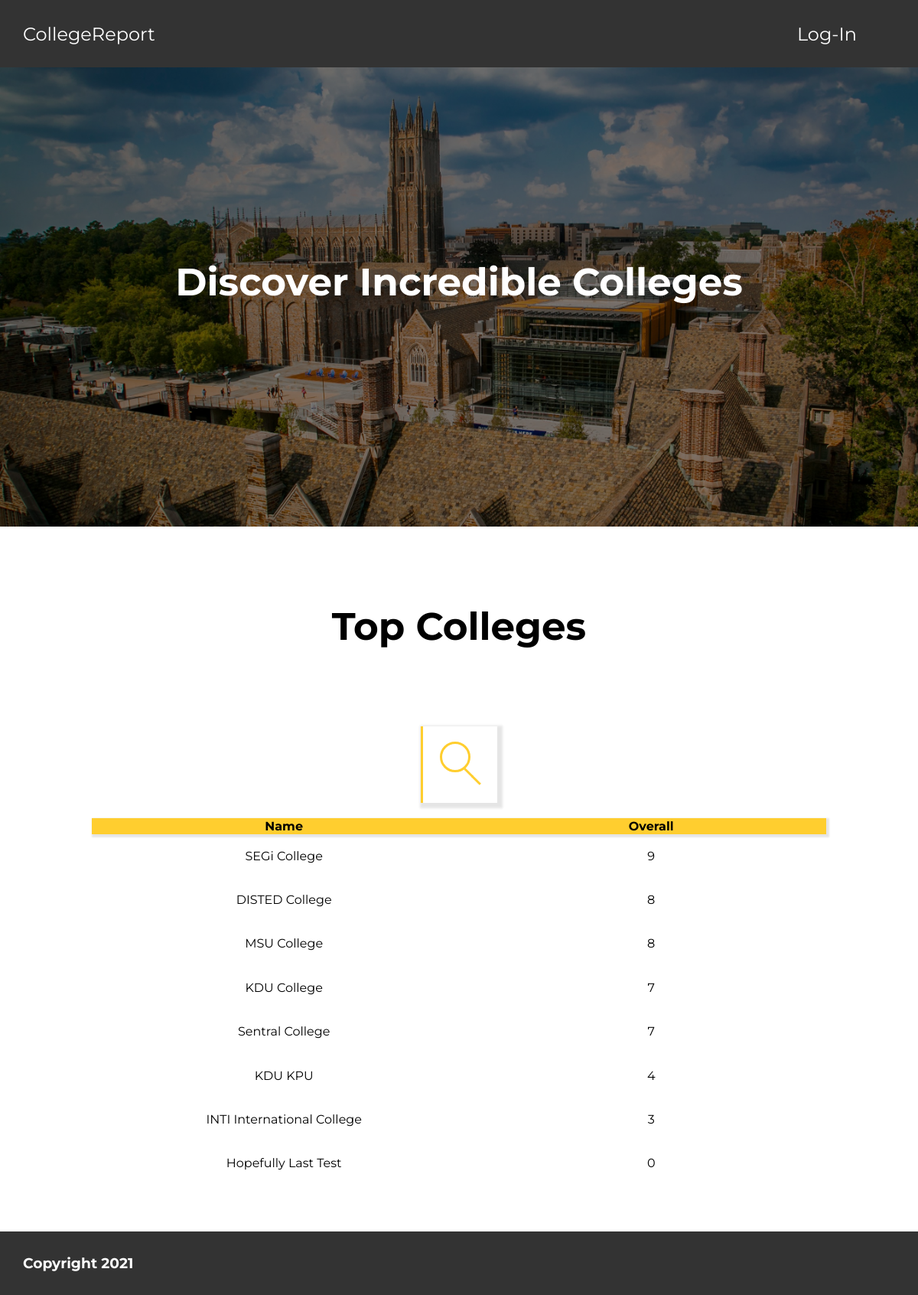
Page /php/main.php on the earlier database version.
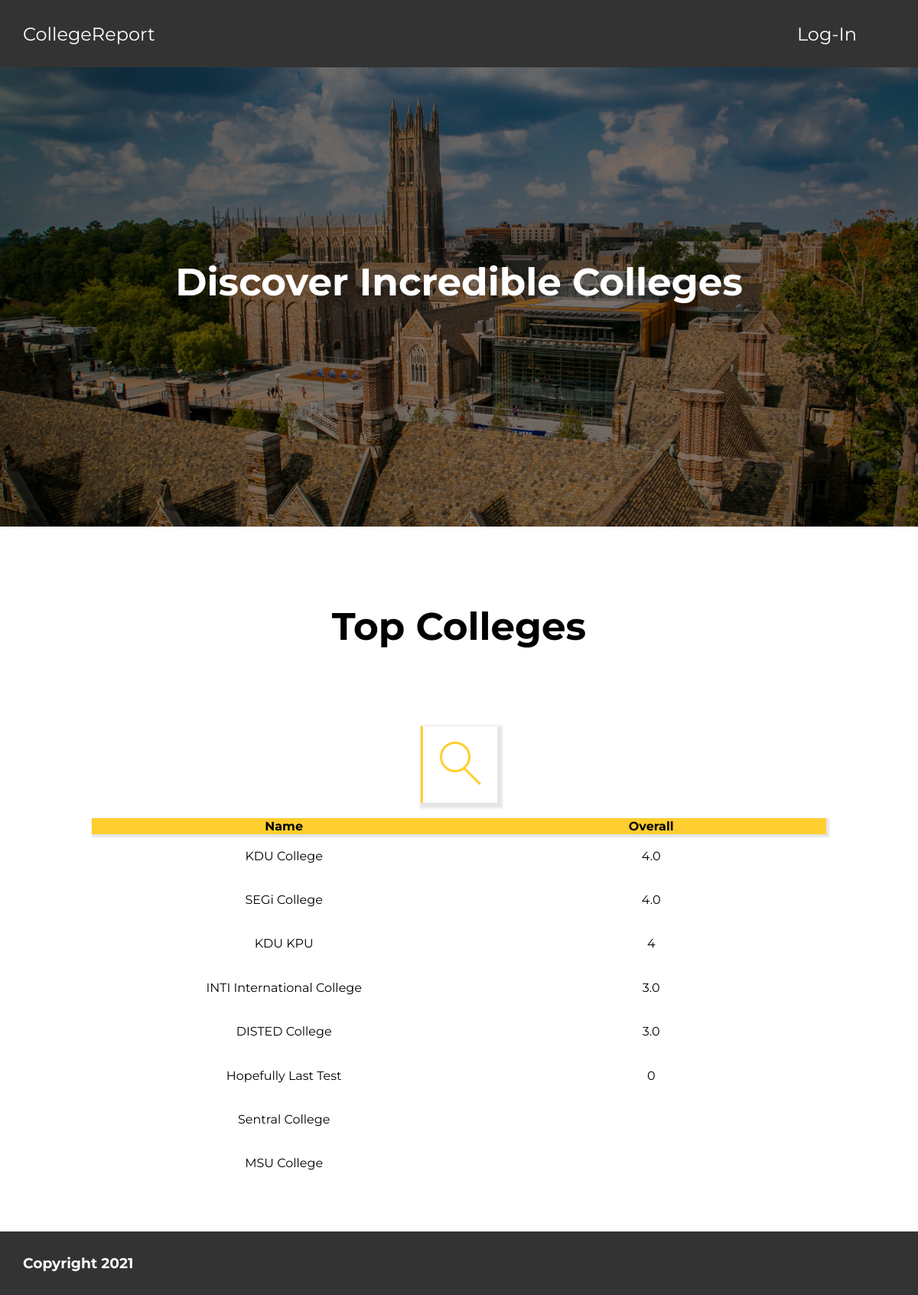
Same page on the later database version.
### tables this page shows
CREATE TABLE `colleges` (
  `college_id` int(10) NOT NULL,
  `name` varchar(100) NOT NULL,
  `overall_rating` varchar(6) NOT NULL DEFAULT '0',
  `college_description` varchar(5000) NOT NULL,
  `url` varchar(2083) NOT NULL
);

### php/main.php (the view, shortened to what this page needs)
<?php
require 'config.php';
$sql =
"SELECT *
FROM college_website.colleges
ORDER BY overall_rating DESC";
$result = mysqli_query($conn, $sql);
$resultsCheck = mysqli_num_rows($result);
echo '<html>';
echo '<head>';
echo '<link rel="stylesheet" href="../css/style-main.css"/>';
echo '</head>';
echo '<body>';
include 'support elements/nav_wide.php';
echo '<div class="featured-container">';
echo '<div class="overlay">';
echo '<h1 class="top-intro-header">Discover Incredible Colleges</h1>';
echo '</div>';
echo '</div>';
echo '<main>';
echo '<h1 class ="main-container-header">Top Colleges</h1>';
echo '<div class="search">';
echo '<span class="search-button">';
echo '<span class="search-icon"></span>';
echo '</span>';
echo '</div>';
echo '<table id="table-search" class="table-sort">';
echo '<thead>';
echo '<tr>';
echo '<th>Name</th>';
echo '<th>Overall</th>';
echo '</tr>';
echo '</thead>';
echo '<tbody>';
if ($resultsCheck > 0) {
  while ($row = mysqli_fetch_assoc($result)) {
    echo "<tr>";
    echo "<td><a class =\"table-row-link\" href=\"individual%20page/university.php?college_name=" . $row['name'] ."\"> " . $row['name'] . "</a></td>";
    echo "<td>" . $row['overall_rating'] . "</td>";
  }
}
echo '</tbody>';
echo '</table>';
echo '</main>';
include 'support elements/footer.php';
?>
</body>
</html>

### php/support elements/nav_wide.php
<link rel="stylesheet" href="../../css/style-main.css"/>
<ul>
<li><a href="https://localhost/CollegeCapstone/php/main.php">CollegeReport</a></li>
<li style="float: right;"><a class="nav-menu" href="https://localhost/CollegeCapstone/php/admin%20panel/login.php">Log-In</a></li>
</ul>

### php/support elements/footer.php
<?php
echo '<footer>';
echo '<h3 style="padding: 30px; color: #FFFFFF;">Copyright 2021</h3>';
echo '</footer>';

### css/style-main.css (style rules this page uses)
* { box-sizing: border-box; }
body { margin: 0; padding: 0; }
ul { list-style-type: none; margin: 0; padding: 30px; background-color: #333; }
li { display: inline; margin-right: 50px; }
a, h1, th, td, h3 { font-family: 'Montserrat'; }
h1 { font-size: 50px; }
.top-intro-header { margin-bottom: 100px; padding-top: 250px; padding-bottom: 250px; color: #ffffff; }
.main-container-header { margin-top: 100px; margin-bottom:100px; }
a { text-decoration: none; color: #FFFFFF; font-size: 150%; }
table { width: 80%; height: 60%; margin: 20px auto 60px; text-align: center; border-collapse: collapse; }
th { background-color: #FFCE2F; }
td { width:1%; }
tr { transition: all .2s ease-in-out; }
thead { box-shadow: 2px 2px 2px 2px rgba(0, 0, 0, .1); }
.table-row-link { font-size: inherit; color:inherit; }
footer { background-color: #333; margin-bottom:-30px; }
.overlay { height: 600px; background-color: rgba(0, 0, 0, 0.5); }
.featured-container { margin-top: -35px; background-image: url("../images/featured-home2.jpg"); background-repeat: no-repeat; background-size: cover; text-align: center; }
main { text-align: center; }
.table-sort th { cursor: pointer; }
.search { width: 100px; height: 100px; margin: 40px auto 0; background-color: #ffffff; position: relative; overflow: hidden; transition: all 0.5s ease; box-shadow: 3px 3px 3px 4px rgba(0, 0, 0, .1); }
.search:before { content: ''; display: block; width: 3px; height: 100%; position: relative; background-color: #FFCE2F; transition: all 0.5s ease; }
.search-button { width: 100px; height: 100px; display: block; position: absolute; right: 0; top: 0; padding: 20px; cursor: pointer; }
.search-icon { width: 40px; height: 40px; border-radius: 40px; border: 3px solid #FFCE2F; display: block; position: relative; margin-left: 5px; transition: all 0.5s ease; }
.search-icon:before { content: ''; width: 3px; height: 15px; position: absolute; right: -2px; top: 30px; display: block; background-color: #FFCE2F; transform: rotate(-45deg); transition: all 0.5s ease; }
.search-icon:after { content: ''; width: 3px; height: 15px; position: absolute; right: -12px; top: 40px; display: block; background-color: #FFCE2F; transform: rotate(-45deg); transition: all 0.5s ease; }

Differences in the rows shown:
changed colleges "KDU College": overall_rating "7" → "4.0"; moves up the list
changed colleges "SEGi College": overall_rating "9" → "4.0"
changed colleges "INTI International College": overall_rating "3" → "3.0"
changed colleges "DISTED College": overall_rating "8" → "3.0"; moves down the list
changed colleges "Sentral College": overall_rating "7" → (not shown); moves down the list
changed colleges "MSU College": overall_rating "8" → (not shown); moves down the list
